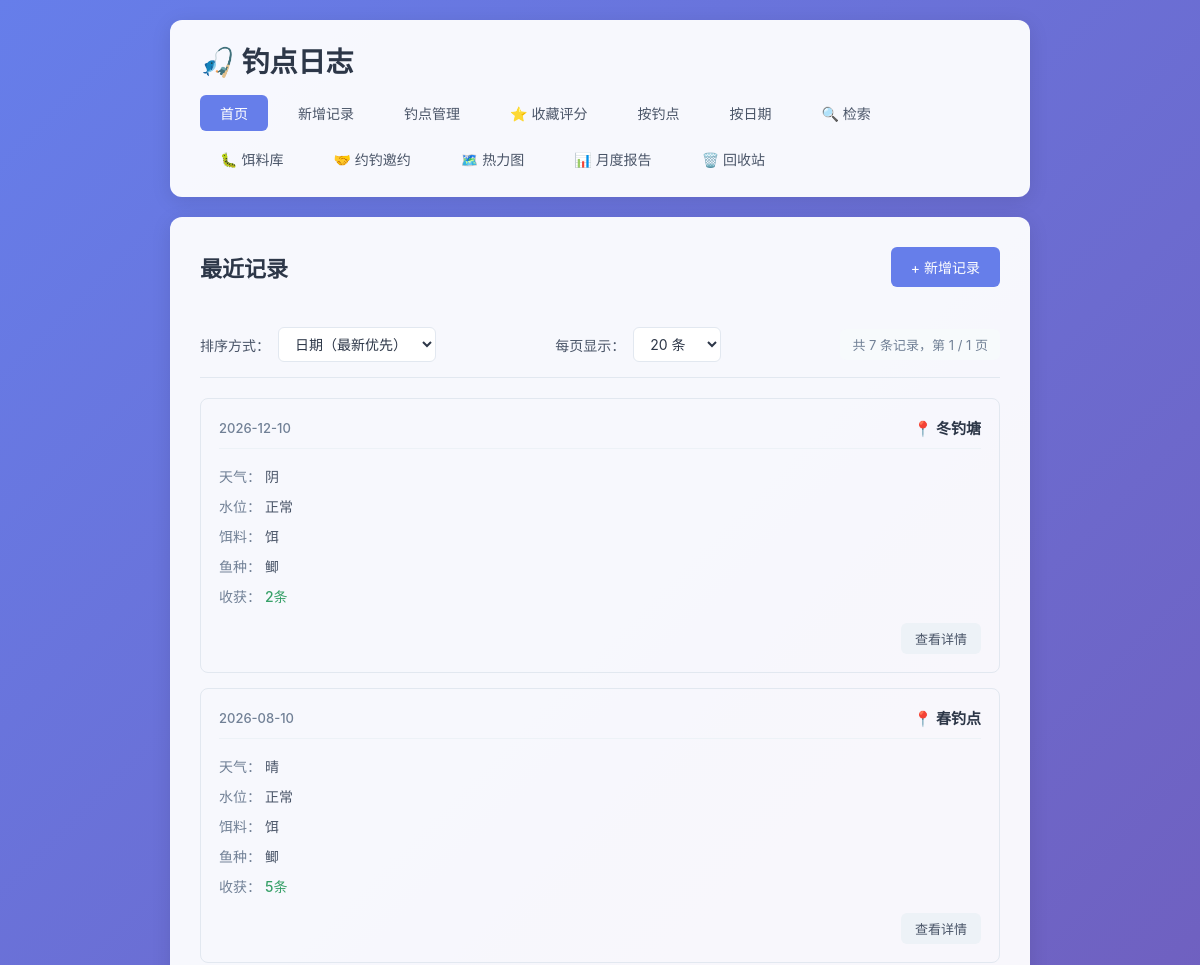
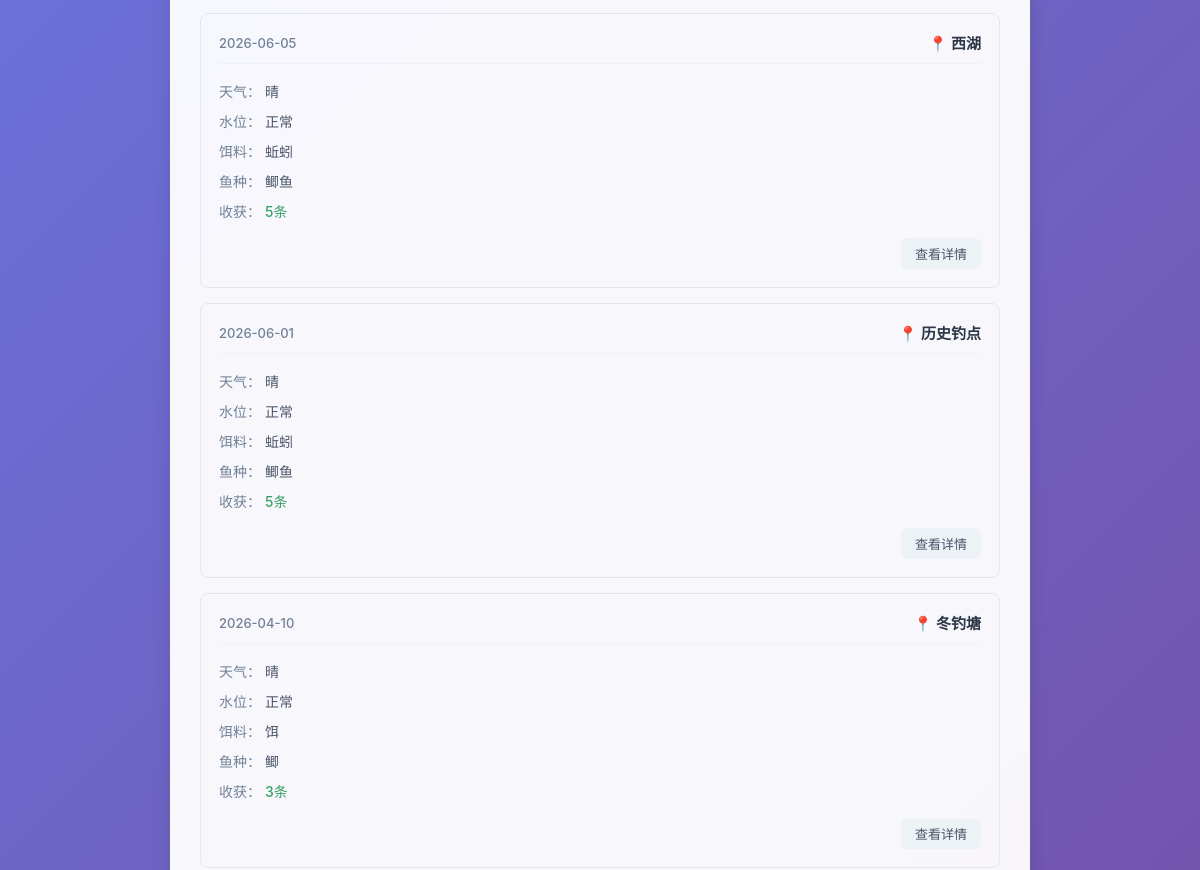
Before: / (upper part) with the older database file (2 pictures, top to bottom).
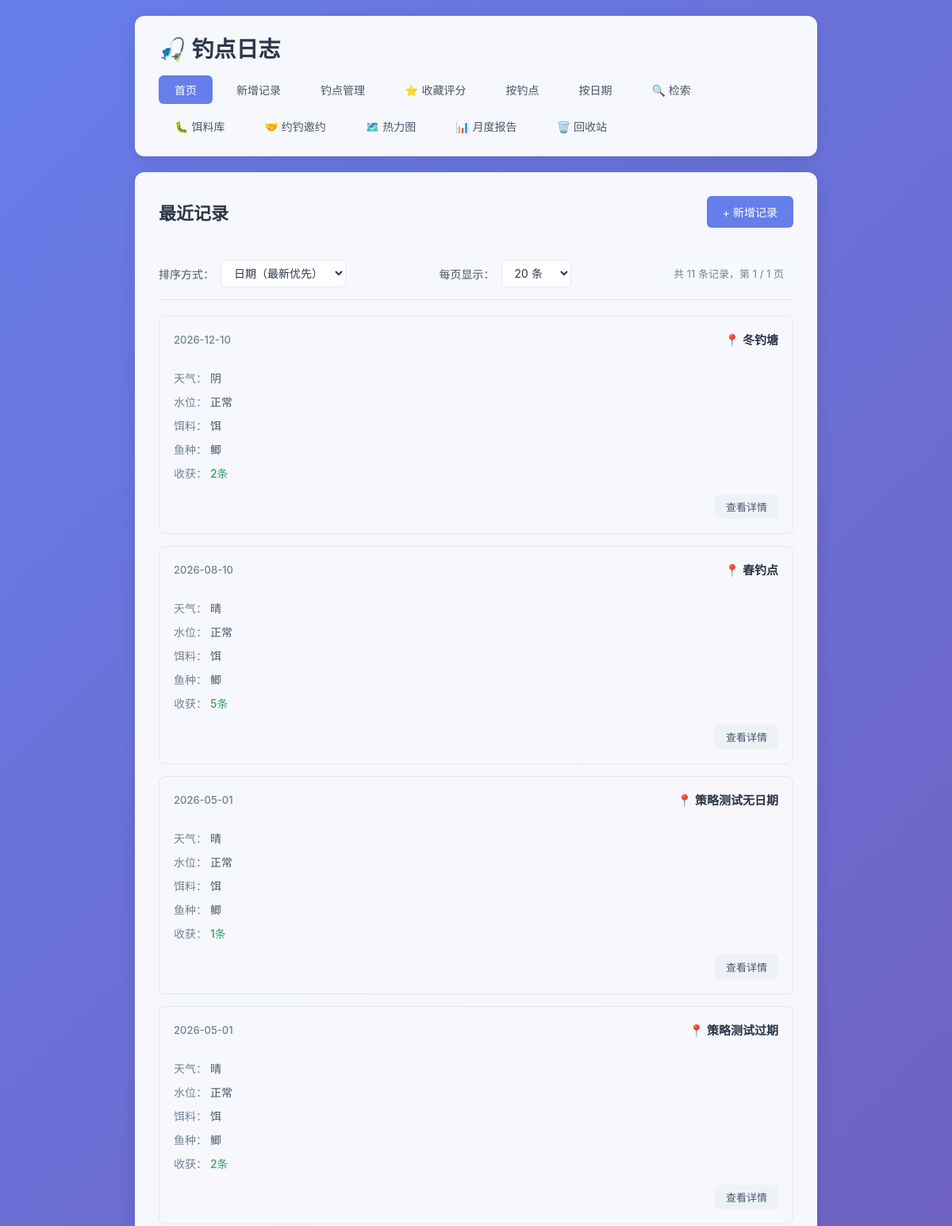
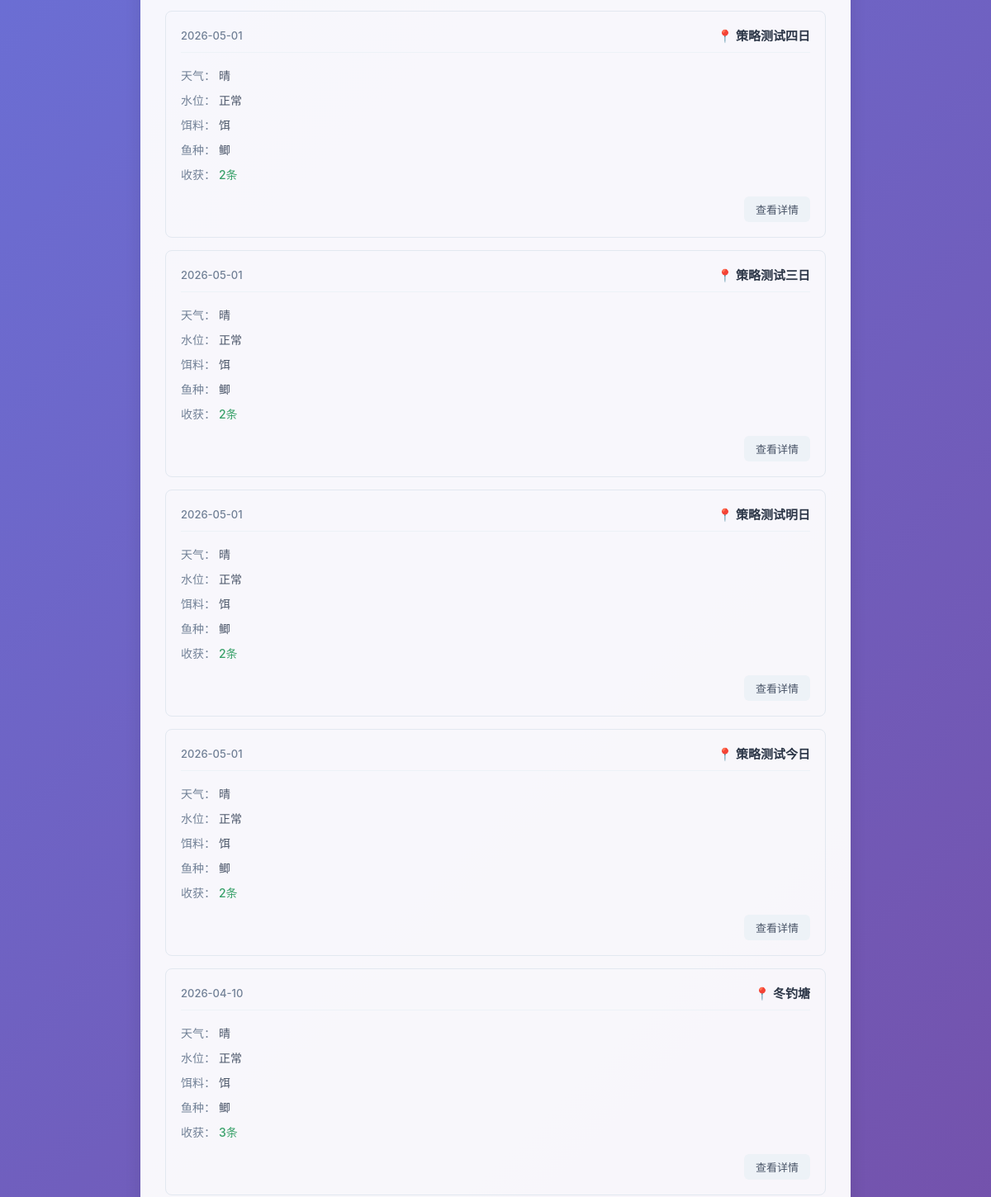
After: the same page with the newer database file (2 pictures, top to bottom).
### tables this page shows
CREATE TABLE fishing_logs (
            id INTEGER PRIMARY KEY AUTOINCREMENT,
            spot TEXT NOT NULL,
            weather TEXT NOT NULL,
            water_level TEXT NOT NULL,
            bait TEXT NOT NULL,
            fish_species TEXT NOT NULL,
            harvest TEXT NOT NULL,
            next_strategy TEXT,
            created_at DATE NOT NULL
        , temperature TEXT, humidity TEXT, wind TEXT, deleted_at TIMESTAMP, next_strategy_date DATE);

### app.py (the view)
@app.route('/')
def index():
    page = request.args.get('page', 1, type=int)
    per_page = request.args.get('per_page', 20, type=int)
    sort_by = request.args.get('sort', 'date_desc')
    per_page = max(10, min(per_page, 100))
    sort_options = {
        'date_desc': ('created_at DESC, id DESC', '日期降序'),
        'date_asc': ('created_at ASC, id ASC', '日期升序'),
        'spot_desc': ('spot DESC, created_at DESC, id DESC', '钓点降序'),
        'spot_asc': ('spot ASC, created_at DESC, id DESC', '钓点升序'),
    }
    order_clause, sort_label = sort_options.get(sort_by, sort_options['date_desc'])
    conn = get_db()
    upcoming_strategies = get_upcoming_strategies(conn)
    count_result = conn.execute('SELECT COUNT(*) as total FROM fishing_logs WHERE deleted_at IS NULL').fetchone()
    total = count_result['total']
    total_pages = max(1, (total + per_page - 1) // per_page)
    page = max(1, min(page, total_pages))
    offset = (page - 1) * per_page
    logs = conn.execute(
        f'SELECT * FROM fishing_logs WHERE deleted_at IS NULL ORDER BY {order_clause} LIMIT ? OFFSET ?',
        (per_page, offset)
    ).fetchall()
    conn.close()
    return render_template(
        'index.html',
        logs=logs,
        page=page,
        per_page=per_page,
        total=total,
        total_pages=total_pages,
        sort_by=sort_by,
        sort_label=sort_label,
        upcoming_strategies=upcoming_strategies
    )

### app.py (called while the page is built, shortened)
def get_db():
    conn = sqlite3.connect(DB_PATH)
    conn.row_factory = sqlite3.Row
    return conn

def get_upcoming_strategies(conn):
    today = datetime.now().date()
    three_days_later = today + timedelta(days=3)
    upcoming_strategies = conn.execute('''
        SELECT id, spot, next_strategy, next_strategy_date, created_at, harvest
        FROM fishing_logs
        WHERE deleted_at IS NULL
          AND next_strategy IS NOT NULL
          AND next_strategy != ''
          AND next_strategy_date IS NOT NULL
          AND next_strategy_date >= ?
          AND next_strategy_date <= ?
        ORDER BY next_strategy_date ASC, id ASC
    ''', (today.strftime('%Y-%m-%d'), three_days_later.strftime('%Y-%m-%d'))).fetchall()
    result = []
    return result

### templates/index.html (shortened to what this page needs)
{% extends 'base.html' %}
{% block content %}
    <div class="page-header">
        <h2>最近记录</h2>
        <a href="{{ url_for('add_log') }}" class="btn btn-primary">+ 新增记录</a>
    </div>
    {% if logs %}
        <div class="toolbar">
            <div class="sort-group">
                <label>排序方式：</label>
                <select id="sortSelect" onchange="handleSortChange()">
                    <option value="date_desc" {% if sort_by == 'date_desc' %}selected{% endif %}>日期（最新优先）</option>
                </select>
            </div>
            <div class="per-page-group">
                <label>每页显示：</label>
                <select id="perPageSelect" onchange="handlePerPageChange()">
                    <option value="20" {% if per_page == 20 %}selected{% endif %}>20 条</option>
                </select>
            </div>
            <div class="total-info">
                共 {{ total }} 条记录，第 {{ page }} / {{ total_pages }} 页
            </div>
        </div>
        <div class="log-list">
            {% for log in logs %}
                <div class="log-card">
                    <div class="log-header">
                        <span class="log-date">{{ log['created_at'] }}</span>
                        <span class="log-spot">📍 {{ log['spot'] }}</span>
                    </div>
                    <div class="log-body">
                        <div class="log-row">
                            <span class="label">天气：</span>
                            <span>{{ log['weather'] }}</span>
                        </div>
                        <div class="log-row">
                            <span class="label">水位：</span>
                            <span>{{ log['water_level'] }}</span>
                        </div>
                        <div class="log-row">
                            <span class="label">饵料：</span>
                            <span>{{ log['bait'] }}</span>
                        </div>
                        <div class="log-row">
                            <span class="label">鱼种：</span>
                            <span>{{ log['fish_species'] }}</span>
                        </div>
                        <div class="log-row">
                            <span class="label">收获：</span>
                            <span class="harvest">{{ log['harvest'] }}</span>
                        </div>
                    </div>
                    <div class="log-footer">
                        <a href="{{ url_for('log_detail', log_id=log['id'], page=page, sort=sort_by, per_page=per_page) }}" class="btn btn-small">查看详情</a>
                    </div>
                </div>
            {% endfor %}
        </div>
    {% else %}
        <div class="empty-state">
            <p>还没有任何记录，快去添加第一条吧！</p>
            <a href="{{ url_for('add_log') }}" class="btn btn-primary">+ 新增记录</a>
        </div>
    {% endif %}
{% endblock %}

Changed rows visible on the page:
removed fishing_logs: created_at "2026-06-05", spot "西湖", weather "晴", water_level "正常", bait "蚯蚓", fish_species "鲫鱼", harvest "5条"
removed fishing_logs: created_at "2026-06-01", spot "历史钓点", weather "晴", water_level "正常", bait "蚯蚓", fish_species "鲫鱼", harvest "5条"
added fishing_logs: created_at "2026-05-01", spot "策略测试无日期", weather "晴", water_level "正常", bait "饵", fish_species "鲫", harvest "1条"
added fishing_logs: created_at "2026-05-01", spot "策略测试过期", weather "晴", water_level "正常", bait "饵", fish_species "鲫", harvest "2条"
added fishing_logs: created_at "2026-05-01", spot "策略测试四日", weather "晴", water_level "正常", bait "饵", fish_species "鲫", harvest "2条"
added fishing_logs: created_at "2026-05-01", spot "策略测试三日", weather "晴", water_level "正常", bait "饵", fish_species "鲫", harvest "2条"
added fishing_logs: created_at "2026-05-01", spot "策略测试明日", weather "晴", water_level "正常", bait "饵", fish_species "鲫", harvest "2条"
added fishing_logs: created_at "2026-05-01", spot "策略测试今日", weather "晴", water_level "正常", bait "饵", fish_species "鲫", harvest "2条"
Other visible differences:
{{ total }}: "7" → "11"
